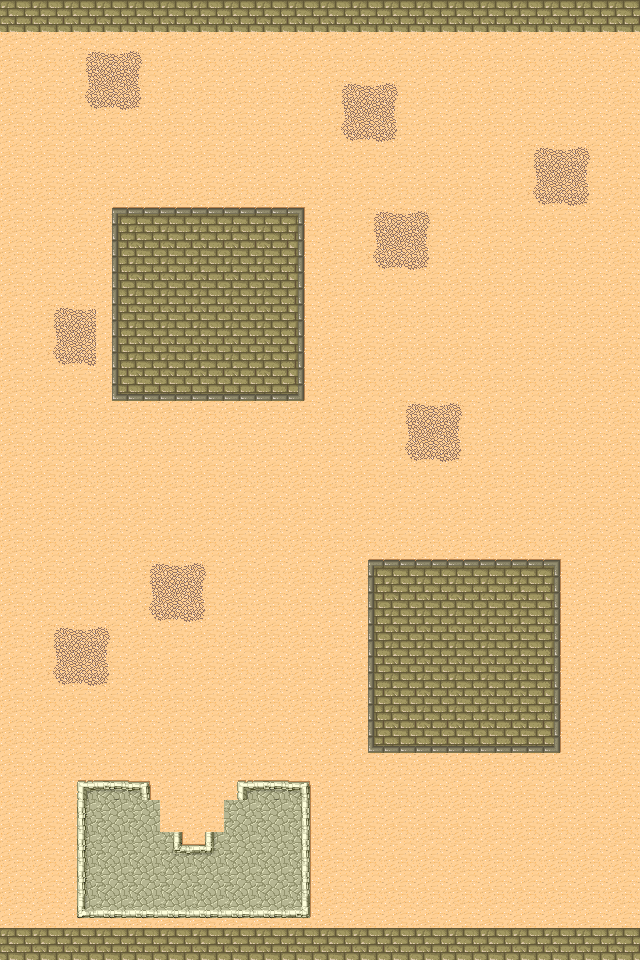

Rendered tile map (Tiled .tmx) drawn with the repository's tilesets; below, a short description and the full map source, tile grids included:
An orthogonal 20x30 tile map with 32x32 px tiles, 2 tile layers (background, graphics) and 31 objects.

<map version="1.0" tiledversion="1.0.3" orientation="orthogonal" renderorder="right-down" width="20" height="30" tilewidth="32" tileheight="32" nextobjectid="9">
 <tileset firstgid="1" name="tmw_desert_spacing" tilewidth="32" tileheight="32" spacing="1" margin="1" tilecount="48" columns="8">
  <image source="tmw_desert_spacing.png" width="265" height="199" />
  <tile id="0">
   <objectgroup draworder="index">
    <object id="1" x="15.6667" y="15.3333" width="16" height="17.6667" visible="0" />
    <object id="2" x="16.3333" y="15.3333" width="15" height="8.33333" />
    <object id="3" x="16" y="24" width="8.33333" height="8" />
   </objectgroup>
  </tile>
  <tile id="1">
   <objectgroup draworder="index">
    <object id="1" x="-0.333333" y="15" width="32.3333" height="10" />
   </objectgroup>
  </tile>
  <tile id="2">
   <objectgroup draworder="index">
    <object id="1" x="-0.333333" y="15.3333" width="17" height="8.66667" />
    <object id="2" x="8" y="24" width="8.66667" height="8" />
   </objectgroup>
  </tile>
  <tile id="8">
   <objectgroup draworder="index">
    <object id="1" x="15.3333" y="0" width="6.66667" height="32" />
   </objectgroup>
  </tile>
  <tile id="10">
   <objectgroup draworder="index">
    <object id="1" x="9.66667" y="0.333333" width="7" height="31.3333" />
   </objectgroup>
  </tile>
  <tile id="16">
   <objectgroup draworder="index">
    <object id="1" x="15.6667" y="7.66667" width="15.6667" height="9.66667" />
    <object id="2" x="15.6667" y="-0.333333" width="7" height="8.33333" />
   </objectgroup>
  </tile>
  <tile id="17">
   <objectgroup draworder="index">
    <object id="1" x="-0.333333" y="8" width="32" height="9" />
   </objectgroup>
  </tile>
  <tile id="18">
   <objectgroup draworder="index">
    <object id="1" x="10" y="0" width="6.33333" height="17" />
    <object id="2" x="-0.333333" y="7.66667" width="10.3333" height="9.33333" />
   </objectgroup>
  </tile>
  <tile id="24">
   <objectgroup draworder="index">
    <object id="1" x="12.3333" y="11.6667" width="19" height="12.3333" />
    <object id="2" x="12.3333" y="24" width="11" height="8" />
   </objectgroup>
  </tile>
  <tile id="25">
   <objectgroup draworder="index">
    <object id="1" x="-0.666667" y="11.6667" width="32.3333" height="11" />
   </objectgroup>
  </tile>
  <tile id="26">
   <objectgroup draworder="index">
    <object id="1" x="0" y="12.3333" width="22.6667" height="11.3333" />
    <object id="2" x="11.6667" y="23.6667" width="11" height="8.33333" />
   </objectgroup>
  </tile>
  <tile id="32">
   <objectgroup draworder="index">
    <object id="1" x="12.6667" y="0.333333" width="11.3333" height="31.6667" />
   </objectgroup>
  </tile>
  <tile id="34">
   <objectgroup draworder="index">
    <object id="1" x="13" y="0.333333" width="10.3333" height="31.3333" />
   </objectgroup>
  </tile>
  <tile id="40">
   <objectgroup draworder="index">
    <object id="1" x="12.6667" y="12" width="19" height="10" />
    <object id="2" x="12.6667" y="-0.666667" width="9" height="12" />
   </objectgroup>
  </tile>
  <tile id="41">
   <objectgroup draworder="index">
    <object id="1" x="0" y="13" width="31.6667" height="8.66667" />
   </objectgroup>
  </tile>
  <tile id="42">
   <objectgroup draworder="index">
    <object id="1" x="13" y="-0.333333" width="10" height="22" />
    <object id="2" x="0" y="12.6667" width="12.6667" height="8.33333" />
   </objectgroup>
  </tile>
 </tileset>
 <layer name="background" width="20" height="30">
  <data encoding="csv">
10,10,10,10,10,10,10,10,10,10,10,10,10,10,10,10,10,10,10,10,
30,30,6,7,8,30,30,30,30,30,30,30,30,30,30,30,30,30,30,30,
30,30,14,15,16,30,30,30,30,30,6,7,8,30,30,30,30,30,30,30,
30,30,22,23,24,30,30,30,30,30,14,15,16,30,30,30,30,30,30,30,
30,30,30,30,30,30,30,30,30,30,22,23,24,30,30,30,6,7,8,30,
30,30,30,30,30,30,30,30,30,30,30,30,30,30,30,30,14,15,16,30,
30,30,30,30,30,30,30,30,30,30,30,6,7,8,30,30,22,23,24,30,
30,30,30,30,30,30,30,30,30,30,30,14,15,16,30,30,30,30,30,30,
30,30,30,30,30,30,30,30,30,30,30,22,23,24,30,30,30,30,30,30,
30,6,7,8,30,30,30,30,30,30,30,30,30,30,30,30,30,30,30,30,
30,14,15,16,30,30,30,30,30,30,30,30,30,30,30,30,30,30,30,30,
30,22,23,24,30,30,30,30,30,30,30,30,30,30,30,30,30,30,30,30,
30,30,30,30,30,30,30,30,30,30,30,30,6,7,8,30,30,30,30,30,
30,30,30,30,30,30,30,30,30,30,30,30,14,15,16,30,30,30,30,30,
30,30,30,30,30,30,30,30,30,30,30,30,22,23,24,30,30,30,30,30,
30,30,30,30,30,30,30,30,30,30,30,30,30,30,30,30,30,30,30,30,
30,30,30,30,30,30,30,30,30,30,30,30,30,30,30,30,30,30,30,30,
30,30,30,30,6,7,8,30,30,30,30,30,30,30,30,30,30,30,30,30,
30,30,30,30,14,15,16,30,30,30,30,30,30,30,30,6,7,8,30,30,
30,6,7,8,22,23,24,30,30,30,30,30,30,30,30,14,15,16,30,30,
30,14,15,16,30,30,30,30,30,30,30,30,30,30,30,22,23,24,30,30,
30,22,23,24,30,30,30,30,30,30,30,30,30,30,30,30,30,30,30,30,
30,30,30,30,30,30,30,30,30,30,30,30,30,30,30,30,30,30,30,30,
30,30,30,30,30,30,30,30,30,30,30,30,30,30,30,30,30,30,30,30,
30,30,30,30,30,30,30,30,30,30,30,30,30,30,30,30,30,30,30,30,
30,30,30,30,30,30,30,30,30,30,30,30,30,30,30,30,30,30,30,30,
30,30,30,30,30,30,30,30,30,30,30,30,30,30,30,30,30,30,30,30,
30,30,30,30,30,30,30,30,30,30,30,30,30,30,30,30,30,30,30,30,
30,30,30,30,30,30,30,30,30,30,30,30,30,30,30,30,30,30,30,30,
10,10,10,10,10,10,10,10,10,10,10,10,10,10,10,10,10,10,10,10
</data>
 </layer>
 <layer name="graphics" width="20" height="30">
  <data encoding="csv">
0,0,0,0,0,0,0,0,0,0,0,0,0,0,0,0,0,0,0,0,
0,0,0,0,0,0,0,0,0,0,0,0,0,0,0,0,0,0,0,0,
0,0,0,0,0,0,0,0,0,0,0,0,0,0,0,0,0,0,0,0,
0,0,0,0,0,0,0,0,0,0,0,0,0,0,0,0,0,0,0,0,
0,0,0,0,0,0,0,0,0,0,0,0,0,0,0,0,0,0,0,0,
0,0,0,0,0,0,0,0,0,0,0,0,0,0,0,0,0,0,0,0,
0,0,0,1,2,2,2,2,2,3,0,0,0,0,0,0,0,0,0,0,
0,0,0,9,10,10,10,10,10,11,0,0,0,0,0,0,0,0,0,0,
0,0,0,9,10,10,10,10,10,11,0,0,0,0,0,0,0,0,0,0,
0,0,0,9,10,10,10,10,10,11,0,0,0,0,0,0,0,0,0,0,
0,0,0,9,10,10,10,10,10,11,0,0,0,0,0,0,0,0,0,0,
0,0,0,9,10,10,10,10,10,11,0,0,0,0,0,0,0,0,0,0,
0,0,0,17,18,18,18,18,18,19,0,0,0,0,0,0,0,0,0,0,
0,0,0,0,0,0,0,0,0,0,0,0,0,0,0,0,0,0,0,0,
0,0,0,0,0,0,0,0,0,0,0,0,0,0,0,0,0,0,0,0,
0,0,0,0,0,0,0,0,0,0,0,0,0,0,0,0,0,0,0,0,
0,0,0,0,0,0,0,0,0,0,0,0,0,0,0,0,0,0,0,0,
0,0,0,0,0,0,0,0,0,0,0,1,2,2,2,2,2,3,0,0,
0,0,0,0,0,0,0,0,0,0,0,9,10,10,10,10,10,11,0,0,
0,0,0,0,0,0,0,0,0,0,0,9,10,10,10,10,10,11,0,0,
0,0,0,0,0,0,0,0,0,0,0,9,10,10,10,10,10,11,0,0,
0,0,0,0,0,0,0,0,0,0,0,9,10,10,10,10,10,11,0,0,
0,0,0,0,0,0,0,0,0,0,0,9,10,10,10,10,10,11,0,0,
0,0,0,0,0,0,0,0,0,0,0,17,18,18,18,18,18,19,0,0,
0,0,25,26,27,30,30,25,26,27,0,0,0,0,0,0,0,0,0,0,
0,0,33,34,34,30,30,34,34,35,0,0,0,0,0,0,0,0,0,0,
0,0,33,34,34,44,45,34,34,35,0,0,0,0,0,0,0,0,0,0,
0,0,33,34,34,34,34,34,34,35,0,0,0,0,0,0,0,0,0,0,
0,0,41,42,42,42,42,42,42,43,0,0,0,0,0,0,0,0,0,0,
0,0,0,0,0,0,0,0,0,0,0,0,0,0,0,0,0,0,0,0
</data>
 </layer>
 <objectgroup name="ground">
  <object id="2" x="0" y="926" width="636" height="34" />
 </objectgroup>
 <objectgroup name="obstacles">
  <object id="4" x="114" y="208" width="188" height="190" />
  <object id="5" x="370" y="562" width="190" height="188" />
  <object id="6" x="80" y="786" width="66" height="130" />
  <object id="7" x="240" y="784" width="64" height="128" />
  <object id="8" x="144" y="850" width="94" height="62" />
 </objectgroup>
</map>
